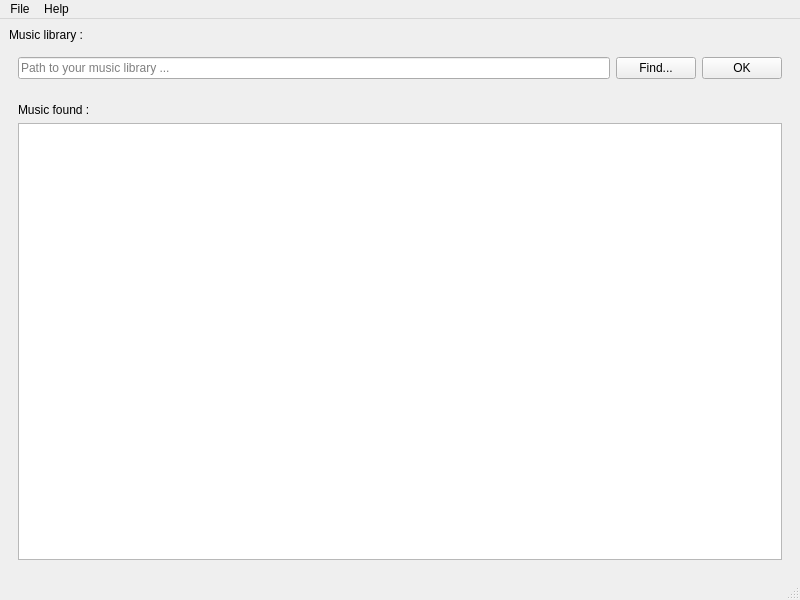
<?xml version="1.0" encoding="UTF-8"?>
<ui version="4.0">
 <class>MainWindow</class>
 <widget class="QMainWindow" name="MainWindow">
  <property name="geometry">
   <rect>
    <x>0</x>
    <y>0</y>
    <width>800</width>
    <height>600</height>
   </rect>
  </property>
  <property name="windowTitle">
   <string>MainWindow</string>
  </property>
  <widget class="QWidget" name="centralwidget">
   <layout class="QVBoxLayout" name="verticalLayout">
    <item>
     <widget class="QLabel" name="label_2">
      <property name="text">
       <string>Music library :</string>
      </property>
     </widget>
    </item>
    <item>
     <widget class="QWidget" name="widget" native="true">
      <layout class="QHBoxLayout" name="horizontalLayout">
       <item>
        <widget class="QLineEdit" name="pathedit">
         <property name="placeholderText">
          <string>Path to your music library ...</string>
         </property>
        </widget>
       </item>
       <item>
        <widget class="QPushButton" name="findbutton">
         <property name="text">
          <string>Find...</string>
         </property>
        </widget>
       </item>
       <item>
        <widget class="QPushButton" name="acceptbutton">
         <property name="text">
          <string>OK</string>
         </property>
        </widget>
       </item>
      </layout>
     </widget>
    </item>
    <item>
     <widget class="QWidget" name="widget_2" native="true">
      <layout class="QVBoxLayout" name="verticalLayout_2">
       <item>
        <widget class="QLabel" name="label">
         <property name="text">
          <string>Music found :</string>
         </property>
        </widget>
       </item>
       <item>
        <widget class="QTableView" name="tableView"/>
       </item>
      </layout>
     </widget>
    </item>
   </layout>
  </widget>
  <widget class="QMenuBar" name="menubar">
   <property name="geometry">
    <rect>
     <x>0</x>
     <y>0</y>
     <width>800</width>
     <height>26</height>
    </rect>
   </property>
   <widget class="QMenu" name="menuFile">
    <property name="title">
     <string>File</string>
    </property>
    <addaction name="actionClose"/>
   </widget>
   <widget class="QMenu" name="menuAbout">
    <property name="title">
     <string>Help</string>
    </property>
    <addaction name="actionAbout"/>
   </widget>
   <addaction name="menuFile"/>
   <addaction name="menuAbout"/>
  </widget>
  <widget class="QStatusBar" name="statusbar"/>
  <action name="actionClose">
   <property name="text">
    <string>Close</string>
   </property>
  </action>
  <action name="actionAbout">
   <property name="text">
    <string>About</string>
   </property>
  </action>
 </widget>
 <resources/>
 <connections/>
</ui>
